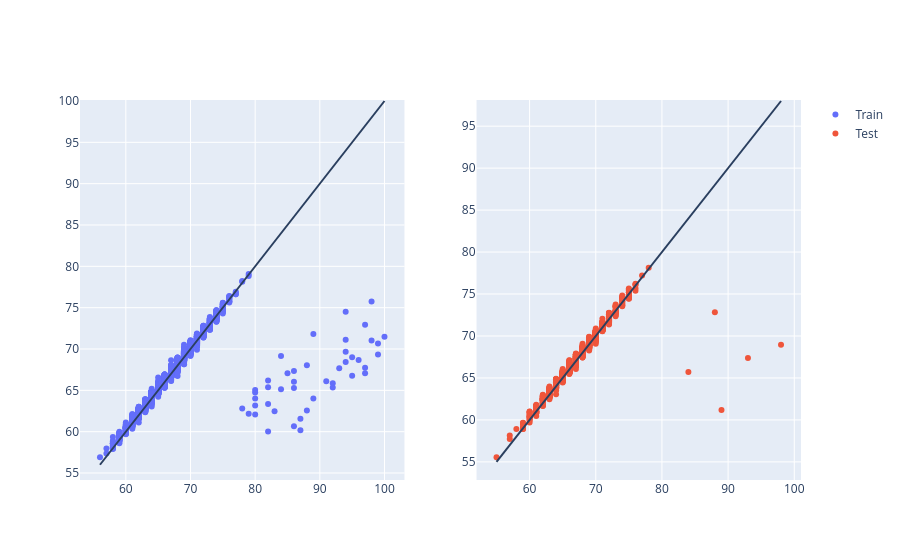

Notebook source saved alongside this figure:
### Markdown cell above
### 8.2 Prédictions train vs test

### Code cell
fig = make_subplots(rows=1, cols=2, shared_yaxes=False)

for idx, (name, y_true, y_pred) in enumerate([
    ("Train", y_train, y_train_pred),
    ("Test", y_test, y_test_pred),
]):
    col = idx + 1
    fig.add_trace(go.Scatter(x=y_true, y=y_pred, mode="markers", name=name), row=1, col=col)
    fig.add_shape(
        type="line",
        x0=y_true.min(), x1=y_true.max(),
        y0=y_true.min(), y1=y_true.max(),
        row=1, col=col,
    )

fig.show()

### Figure 1 — Plotly figure (JSON) as saved in the notebook; plotly's stock layout.template omitted (floating-point values rounded to 4 significant figures; data arrays with more than 128 entries replaced by an {"elided": "..."} marker saying what was removed)
{"data": [{"mode": "markers", "name": "Train", "type": "scatter", "x": {"elided": "5284 int values"}, "xaxis": "x", "y": {"elided": "5284 float values"}, "yaxis": "y"}, {"mode": "markers", "name": "Test", "type": "scatter", "x": {"elided": "1322 int values"}, "xaxis": "x2", "y": {"elided": "1322 float values"}, "yaxis": "y2"}], "layout": {"shapes": [{"type": "line", "x0": 56, "x1": 100, "xref": "x", "y0": 56, "y1": 100, "yref": "y"}, {"type": "line", "x0": 55, "x1": 98, "xref": "x2", "y0": 55, "y1": 98, "yref": "y2"}], "xaxis": {"anchor": "y", "domain": [0, 0.45]}, "xaxis2": {"anchor": "y2", "domain": [0.55, 1]}, "yaxis": {"anchor": "x", "domain": [0, 1]}, "yaxis2": {"anchor": "x2", "domain": [0, 1]}}}
